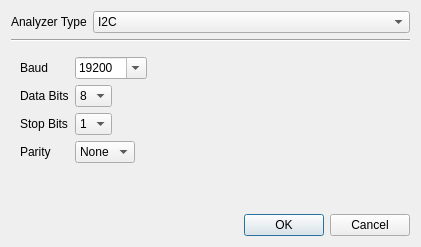
<?xml version="1.0" encoding="UTF-8"?>
<ui version="4.0">
 <class>AnalyzerDialog</class>
 <widget class="QDialog" name="AnalyzerDialog">
  <property name="geometry">
   <rect>
    <x>0</x>
    <y>0</y>
    <width>421</width>
    <height>247</height>
   </rect>
  </property>
  <property name="windowTitle">
   <string>Dialog</string>
  </property>
  <layout class="QVBoxLayout" name="verticalLayout_2">
   <item>
    <layout class="QFormLayout" name="formLayout_2">
     <property name="fieldGrowthPolicy">
      <enum>QFormLayout::ExpandingFieldsGrow</enum>
     </property>
     <property name="formAlignment">
      <set>Qt::AlignLeading|Qt::AlignLeft|Qt::AlignTop</set>
     </property>
     <item row="0" column="0">
      <widget class="QLabel" name="analyzerTypeLabel">
       <property name="text">
        <string>Analyzer Type</string>
       </property>
      </widget>
     </item>
     <item row="0" column="1">
      <widget class="QComboBox" name="analyzerTypeComboBox">
       <property name="sizePolicy">
        <sizepolicy hsizetype="Expanding" vsizetype="Fixed">
         <horstretch>0</horstretch>
         <verstretch>0</verstretch>
        </sizepolicy>
       </property>
       <item>
        <property name="text">
         <string>I2C</string>
        </property>
       </item>
       <item>
        <property name="text">
         <string>SPI</string>
        </property>
       </item>
       <item>
        <property name="text">
         <string>USART</string>
        </property>
       </item>
      </widget>
     </item>
    </layout>
   </item>
   <item>
    <widget class="Line" name="line">
     <property name="orientation">
      <enum>Qt::Horizontal</enum>
     </property>
    </widget>
   </item>
   <item>
    <widget class="QStackedWidget" name="stackedWidget">
     <property name="currentIndex">
      <number>2</number>
     </property>
     <widget class="QWidget" name="I2CPage"/>
     <widget class="QWidget" name="SPIPage"/>
     <widget class="QWidget" name="USARTPage">
      <layout class="QFormLayout" name="formLayout_5">
       <property name="fieldGrowthPolicy">
        <enum>QFormLayout::FieldsStayAtSizeHint</enum>
       </property>
       <item row="0" column="0">
        <widget class="QLabel" name="baudLabel">
         <property name="text">
          <string>Baud</string>
         </property>
        </widget>
       </item>
       <item row="0" column="1">
        <widget class="QComboBox" name="baudComboBox">
         <property name="editable">
          <bool>true</bool>
         </property>
         <property name="currentIndex">
          <number>5</number>
         </property>
         <item>
          <property name="text">
           <string>300</string>
          </property>
         </item>
         <item>
          <property name="text">
           <string>1200</string>
          </property>
         </item>
         <item>
          <property name="text">
           <string>2400</string>
          </property>
         </item>
         <item>
          <property name="text">
           <string>4800</string>
          </property>
         </item>
         <item>
          <property name="text">
           <string>9600</string>
          </property>
         </item>
         <item>
          <property name="text">
           <string>19200</string>
          </property>
         </item>
         <item>
          <property name="text">
           <string>38400</string>
          </property>
         </item>
         <item>
          <property name="text">
           <string>57600</string>
          </property>
         </item>
         <item>
          <property name="text">
           <string>115200</string>
          </property>
         </item>
        </widget>
       </item>
       <item row="1" column="0">
        <widget class="QLabel" name="dataBitsLabel">
         <property name="text">
          <string>Data Bits</string>
         </property>
        </widget>
       </item>
       <item row="1" column="1">
        <widget class="QComboBox" name="dataBitsComboBox">
         <property name="currentIndex">
          <number>3</number>
         </property>
         <item>
          <property name="text">
           <string>5</string>
          </property>
         </item>
         <item>
          <property name="text">
           <string>6</string>
          </property>
         </item>
         <item>
          <property name="text">
           <string>7</string>
          </property>
         </item>
         <item>
          <property name="text">
           <string>8</string>
          </property>
         </item>
        </widget>
       </item>
       <item row="2" column="0">
        <widget class="QLabel" name="stopBitsLabel">
         <property name="text">
          <string>Stop Bits</string>
         </property>
        </widget>
       </item>
       <item row="2" column="1">
        <widget class="QComboBox" name="stopBitsComboBox">
         <item>
          <property name="text">
           <string>1</string>
          </property>
         </item>
         <item>
          <property name="text">
           <string>2</string>
          </property>
         </item>
        </widget>
       </item>
       <item row="3" column="0">
        <widget class="QLabel" name="parityLabel">
         <property name="text">
          <string>Parity</string>
         </property>
        </widget>
       </item>
       <item row="3" column="1">
        <widget class="QComboBox" name="parityComboBox">
         <item>
          <property name="text">
           <string>None</string>
          </property>
         </item>
         <item>
          <property name="text">
           <string>Even</string>
          </property>
         </item>
         <item>
          <property name="text">
           <string>Odd</string>
          </property>
         </item>
        </widget>
       </item>
      </layout>
     </widget>
    </widget>
   </item>
   <item>
    <widget class="QDialogButtonBox" name="buttonBox">
     <property name="orientation">
      <enum>Qt::Horizontal</enum>
     </property>
     <property name="standardButtons">
      <set>QDialogButtonBox::Cancel|QDialogButtonBox::Ok</set>
     </property>
    </widget>
   </item>
  </layout>
 </widget>
 <resources/>
 <connections>
  <connection>
   <sender>buttonBox</sender>
   <signal>accepted()</signal>
   <receiver>AnalyzerDialog</receiver>
   <slot>accept()</slot>
   <hints>
    <hint type="sourcelabel">
     <x>248</x>
     <y>254</y>
    </hint>
    <hint type="destinationlabel">
     <x>157</x>
     <y>274</y>
    </hint>
   </hints>
  </connection>
  <connection>
   <sender>buttonBox</sender>
   <signal>rejected()</signal>
   <receiver>AnalyzerDialog</receiver>
   <slot>reject()</slot>
   <hints>
    <hint type="sourcelabel">
     <x>316</x>
     <y>260</y>
    </hint>
    <hint type="destinationlabel">
     <x>286</x>
     <y>274</y>
    </hint>
   </hints>
  </connection>
 </connections>
</ui>
